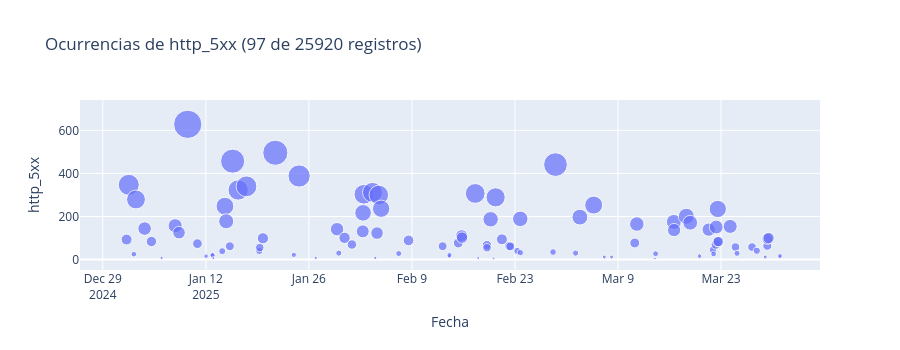

The notebook cell saved with this chart:
### Markdown cell above
## 5. http_5xx

Debe ser prácticamente 0 siempre, con picos esporádicos muy raros.

### Code cell
fig = px.scatter(df[df["http_5xx"] > 0], x="timestamp_local", y="http_5xx",
                 size="http_5xx", title=f"Ocurrencias de http_5xx ({(df['http_5xx']>0).sum()} de {len(df)} registros)")
fig.update_layout(height=350, xaxis_title="Fecha", yaxis_title="http_5xx")
fig.show()
